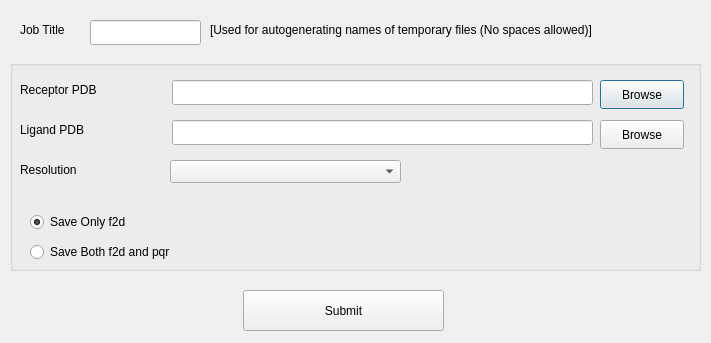
<ui version="4.0" >
 <class>f2dGenUI</class>
 <widget class="QDialog" name="f2dGenUI" >
  <property name="geometry" >
   <rect>
    <x>0</x>
    <y>0</y>
    <width>711</width>
    <height>343</height>
   </rect>
  </property>
  <property name="windowTitle" >
   <string>Submit pqr and f2d generation job</string>
  </property>
  <widget class="QGroupBox" name="groupBox" >
   <property name="geometry" >
    <rect>
     <x>10</x>
     <y>60</y>
     <width>691</width>
     <height>211</height>
    </rect>
   </property>
   <property name="title" >
    <string/>
   </property>
   <widget class="QPushButton" name="receptorButton" >
    <property name="geometry" >
     <rect>
      <x>590</x>
      <y>20</y>
      <width>84</width>
      <height>29</height>
     </rect>
    </property>
    <property name="text" >
     <string>Browse</string>
    </property>
   </widget>
   <widget class="QPushButton" name="ligandButton" >
    <property name="geometry" >
     <rect>
      <x>590</x>
      <y>60</y>
      <width>84</width>
      <height>29</height>
     </rect>
    </property>
    <property name="text" >
     <string>Browse</string>
    </property>
   </widget>
   <widget class="QLineEdit" name="receptorTextBox" >
    <property name="geometry" >
     <rect>
      <x>162</x>
      <y>20</y>
      <width>421</width>
      <height>25</height>
     </rect>
    </property>
   </widget>
   <widget class="QLineEdit" name="ligandTextBox" >
    <property name="geometry" >
     <rect>
      <x>162</x>
      <y>60</y>
      <width>421</width>
      <height>25</height>
     </rect>
    </property>
   </widget>
   <widget class="QComboBox" name="resolutionCombo" >
    <property name="geometry" >
     <rect>
      <x>160</x>
      <y>100</y>
      <width>231</width>
      <height>23</height>
     </rect>
    </property>
   </widget>
   <widget class="QLabel" name="label" >
    <property name="geometry" >
     <rect>
      <x>10</x>
      <y>20</y>
      <width>141</width>
      <height>20</height>
     </rect>
    </property>
    <property name="text" >
     <string>Receptor PDB</string>
    </property>
   </widget>
   <widget class="QLabel" name="label_2" >
    <property name="geometry" >
     <rect>
      <x>10</x>
      <y>60</y>
      <width>141</width>
      <height>20</height>
     </rect>
    </property>
    <property name="text" >
     <string>Ligand PDB</string>
    </property>
   </widget>
   <widget class="QLabel" name="label_3" >
    <property name="geometry" >
     <rect>
      <x>10</x>
      <y>100</y>
      <width>141</width>
      <height>20</height>
     </rect>
    </property>
    <property name="text" >
     <string>Resolution</string>
    </property>
   </widget>
   <widget class="QRadioButton" name="saveF2dButton" >
    <property name="geometry" >
     <rect>
      <x>20</x>
      <y>150</y>
      <width>161</width>
      <height>24</height>
     </rect>
    </property>
    <property name="text" >
     <string>Save Only f2d</string>
    </property>
    <property name="checked" >
     <bool>true</bool>
    </property>
   </widget>
   <widget class="QRadioButton" name="savePQRButton" >
    <property name="geometry" >
     <rect>
      <x>20</x>
      <y>180</y>
      <width>201</width>
      <height>24</height>
     </rect>
    </property>
    <property name="text" >
     <string>Save Both f2d and pqr</string>
    </property>
    <property name="checked" >
     <bool>false</bool>
    </property>
   </widget>
  </widget>
  <widget class="QPushButton" name="submitButton" >
   <property name="geometry" >
    <rect>
     <x>243</x>
     <y>290</y>
     <width>201</width>
     <height>41</height>
    </rect>
   </property>
   <property name="text" >
    <string>Submit</string>
   </property>
  </widget>
  <widget class="QLineEdit" name="titleTextBox" >
   <property name="geometry" >
    <rect>
     <x>90</x>
     <y>20</y>
     <width>111</width>
     <height>25</height>
    </rect>
   </property>
  </widget>
  <widget class="QLabel" name="label_4" >
   <property name="geometry" >
    <rect>
     <x>20</x>
     <y>20</y>
     <width>71</width>
     <height>20</height>
    </rect>
   </property>
   <property name="text" >
    <string>Job Title </string>
   </property>
  </widget>
  <widget class="QLabel" name="label_5" >
   <property name="geometry" >
    <rect>
     <x>210</x>
     <y>20</y>
     <width>481</width>
     <height>20</height>
    </rect>
   </property>
   <property name="text" >
    <string>[Used for autogenerating names of temporary files (No spaces allowed)]</string>
   </property>
  </widget>
 </widget>
 <resources/>
 <connections/>
</ui>
